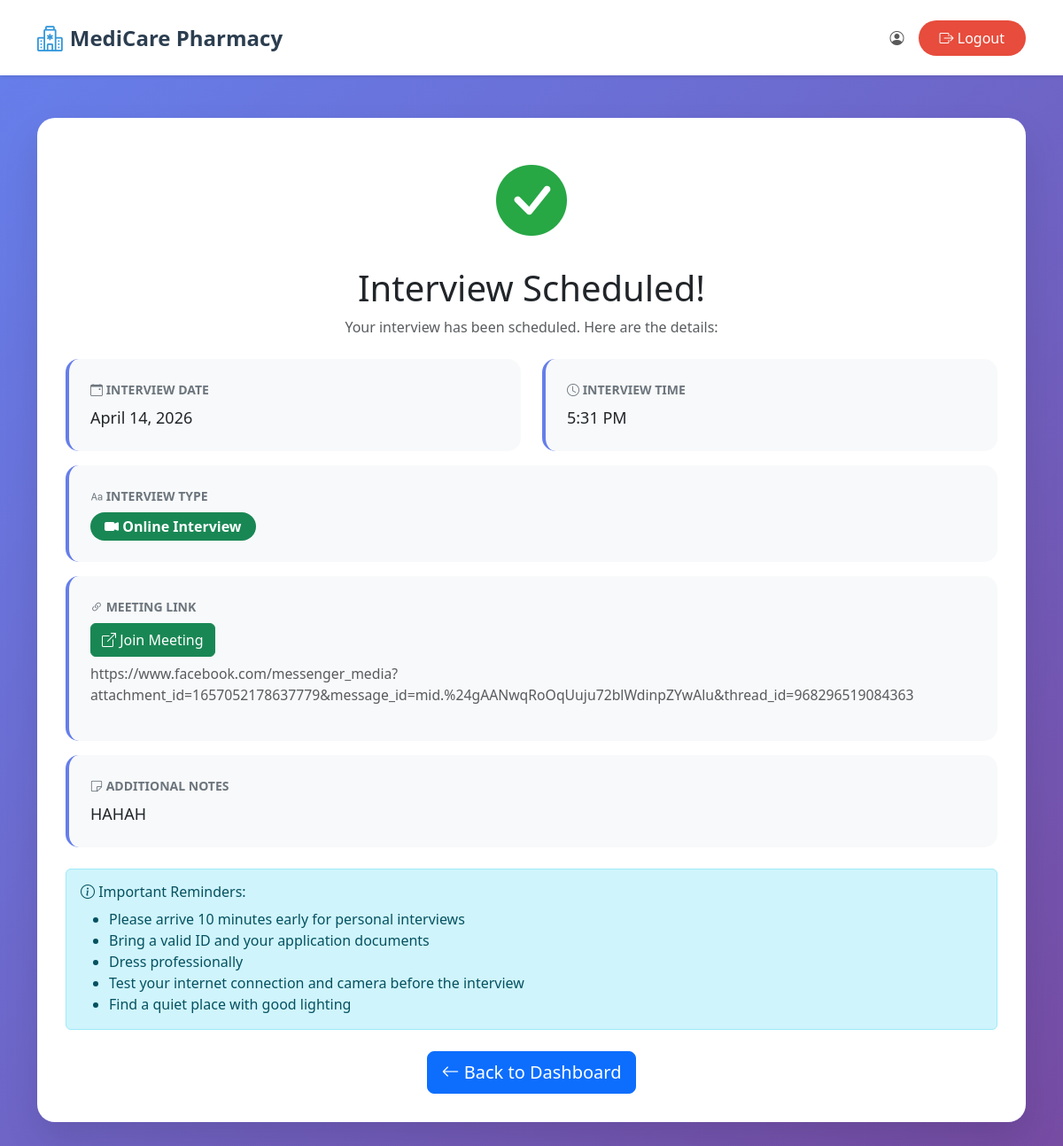
The page /Users/intern/view_interview.php (signed in) on the database its author committed.
### tables this page shows
CREATE TABLE `internship_records` (
  `id` int(11) NOT NULL,
  `user_id` int(11) NOT NULL,
  `first_name` varchar(255) NOT NULL,
  `last_name` varchar(255) NOT NULL,
  `date_of_birth` date DEFAULT NULL,
  `is_enrolled_higher_ed` tinyint(1) DEFAULT 0,
  `higher_ed_institution` varchar(255) DEFAULT NULL,
  `enrollment_certificate_path` varchar(255) DEFAULT NULL,
  `enrollment_certificate_status` enum('pending','valid','invalid') DEFAULT 'pending',
  `enrollment_certificate_remarks` text DEFAULT NULL,
  `is_enrolled_internship_subject` tinyint(1) DEFAULT 0,
  `is_at_least_18` tinyint(1) DEFAULT 0,
  `has_passed_pre_internship` tinyint(1) DEFAULT 0,
  `recommendation_letter_path` varchar(255) DEFAULT NULL,
  `recommendation_letter_status` enum('pending','valid','invalid') DEFAULT 'pending',
  `recommendation_letter_remarks` text DEFAULT NULL,
  `medical_certificate_submitted` tinyint(1) DEFAULT 0,
  `medical_certificate_path` varchar(255) DEFAULT NULL,
  `medical_certificate_status` enum('pending','valid','invalid') DEFAULT 'pending',
  `medical_certificate_remarks` text DEFAULT NULL,
  `parental_consent_submitted` tinyint(1) DEFAULT 0,
  `parental_consent_path` varchar(255) DEFAULT NULL,
  `parental_consent_status` enum('pending','valid','invalid') DEFAULT 'pending',
  `parental_consent_remarks` text DEFAULT NULL,
  `is_eligible` tinyint(1) DEFAULT 0,
  `application_status` enum('pending','submitted','under_review','approved','rejected') DEFAULT 'pending',
  `internship_start_date` date DEFAULT NULL,
  `internship_duration` varchar(100) DEFAULT NULL,
  `working_days` varchar(100) DEFAULT NULL,
  `working_hours` varchar(100) DEFAULT NULL,
  `special_instructions` text DEFAULT NULL,
  `pharmacy_name` varchar(255) DEFAULT NULL,
  `pharmacy_address` text DEFAULT NULL,
  `contact_person` varchar(255) DEFAULT NULL,
  `contact_number` varchar(50) DEFAULT NULL,
  `contact_email` varchar(255) DEFAULT NULL,
  `schedule_sent` tinyint(1) DEFAULT 0,
  `interview_scheduled` tinyint(1) DEFAULT 0,
  `interview_date` date DEFAULT NULL,
  `interview_time` time DEFAULT NULL,
  `interview_type` enum('personal','online') DEFAULT NULL,
  `interview_location` varchar(500) DEFAULT NULL,
  `interview_meeting_link` varchar(500) DEFAULT NULL,
  `interview_notes` text DEFAULT NULL,
  `created_at` timestamp NOT NULL DEFAULT current_timestamp(),
  `updated_at` timestamp NOT NULL DEFAULT current_timestamp() ON UPDATE current_timestamp()
);

### Users/intern/view_interview.php (the view, shortened to what this page needs)
<?php
$user_id = $_SESSION['user_id'];
$full_name = $_SESSION['full_name'];
$db = new Database();
$conn = $db->getConnection();
$sql = "SELECT * FROM internship_records WHERE user_id = :user_id ORDER BY created_at DESC LIMIT 1";
$stmt = $conn->prepare($sql);
$stmt->bindParam(':user_id', $user_id, PDO::PARAM_INT);
$stmt->execute();
$internship_record = $stmt->fetch(PDO::FETCH_ASSOC);
$interview_details = null;
if ($internship_record && $internship_record['interview_scheduled']) {
    $interview_details = [
        'interview_date' => $internship_record['interview_date'],
        'interview_time' => $internship_record['interview_time'],
        'interview_type' => $internship_record['interview_type'],
        'interview_location' => $internship_record['interview_location'],
        'interview_meeting_link' => $internship_record['interview_meeting_link'],
        'interview_notes' => $internship_record['interview_notes']
    ];
}
?>
<!DOCTYPE html>
<html lang="en">
<head>
    <link href="https://cdn.jsdelivr.net/npm/bootstrap@5.3.0/dist/css/bootstrap.min.css" rel="stylesheet">
    <link rel="stylesheet" href="https://cdn.jsdelivr.net/npm/bootstrap-icons@1.11.0/font/bootstrap-icons.css">
    <link rel="stylesheet" href="../../style.css">
</head>
<body>
    <nav class="navbar navbar-expand-lg navbar-light bg-white shadow-sm">
        <div class="container">
            <a class="navbar-brand" href="dashboard.php">
                <i class="bi bi-hospital"></i> MediCare Pharmacy
            </a>
            <div class="navbar-nav ms-auto">
                <span class="navbar-text me-3">
                    <i class="bi bi-person-circle"></i> <?php echo htmlspecialchars($full_name); ?>
                </span>
                <a href="../logout.php" class="btn btn-logout">
                    <i class="bi bi-box-arrow-right"></i> Logout
                </a>
            </div>
        </div>
    </nav>
    <div class="interview-container">
        <div class="container">
            <?php if ($interview_details): ?>
                <div class="interview-card">
                    <div class="text-center mb-4">
                        <i class="bi bi-check-circle-fill success-icon"></i>
                        <h1 class="mt-3">Interview Scheduled!</h1>
                        <p class="text-muted">Your interview has been scheduled. Here are the details:</p>
                    </div>
                    <div class="row">
                        <div class="col-md-6">
                            <div class="detail-card">
                                <div class="detail-label">
                                    <i class="bi bi-calendar-event"></i> Interview Date
                                </div>
                                <div class="detail-value">
                                    <?php echo date('F d, Y', strtotime($interview_details['interview_date'])); ?>
                                </div>
                            </div>
                        </div>
                        <div class="col-md-6">
                            <div class="detail-card">
                                <div class="detail-label">
                                    <i class="bi bi-clock"></i> Interview Time
                                </div>
                                <div class="detail-value">
                                    <?php echo date('g:i A', strtotime($interview_details['interview_time'])); ?>
                                </div>
                            </div>
                        </div>
                    </div>
                    <div class="detail-card">
                        <div class="detail-label">
                            <i class="bi bi-type"></i> Interview Type
                        </div>
                        <div class="detail-value">
                            <?php if ($interview_details['interview_type'] === 'personal'): ?>
                                <span class="interview-type-badge badge bg-primary">
                                    <i class="bi bi-person-fill"></i> Personal Interview
                                </span>
                            <?php else: ?>
                                <span class="interview-type-badge badge bg-success">
                                    <i class="bi bi-camera-video-fill"></i> Online Interview
                                </span>
                            <?php endif; ?>
                        </div>
                    </div>
                    <?php if ($interview_details['interview_type'] === 'online' && !empty($interview_details['interview_meeting_link'])): ?>
                        <div class="detail-card">
                            <div class="detail-label">
                                <i class="bi bi-link-45deg"></i> Meeting Link
                            </div>
                            <div class="detail-value">
                                <a href="<?php echo htmlspecialchars($interview_details['interview_meeting_link']); ?>"
                                   target="_blank" class="btn btn-success">
                                    <i class="bi bi-box-arrow-up-right"></i> Join Meeting
                                </a>
                                <p class="mt-2 small text-muted">
                                    <?php echo htmlspecialchars($interview_details['interview_meeting_link']); ?>
                                </p>
                            </div>
                        </div>
                    <?php endif; ?>
                    <?php if (!empty($interview_details['interview_notes'])): ?>
                        <div class="detail-card">
                            <div class="detail-label">
                                <i class="bi bi-sticky"></i> Additional Notes
                            </div>
                            <div class="detail-value">
                                <?php echo nl2br(htmlspecialchars($interview_details['interview_notes'])); ?>
                            </div>
                        </div>
                    <?php endif; ?>
                    <div class="alert alert-info mt-4">
                        <h6><i class="bi bi-info-circle"></i> Important Reminders:</h6>
                        <ul class="mb-0">
                            <li>Please arrive 10 minutes early for personal interviews</li>
                            <li>Bring a valid ID and your application documents</li>
                            <li>Dress professionally</li>
                            <?php if ($interview_details['interview_type'] === 'online'): ?>
                                <li>Test your internet connection and camera before the interview</li>
                                <li>Find a quiet place with good lighting</li>
                            <?php endif; ?>
                        </ul>
                    </div>
                    <div class="text-center mt-4">
                        <a href="dashboard.php" class="btn btn-primary btn-lg">
                            <i class="bi bi-arrow-left"></i> Back to Dashboard
                        </a>
                    </div>
                </div>
            <?php endif; ?>
        </div>
    </div>
</body>
</html>

### style.css (style rules this page uses)
* { margin: 0; padding: 0; box-sizing: border-box; }
body { font-family: 'Segoe UI', Tahoma, Geneva, Verdana, sans-serif; overflow-x: hidden; }
.navbar { background-color: rgba(255, 255, 255, 0.95); backdrop-filter: blur(10px); box-shadow: 0 2px 10px rgba(0, 0, 0, 0.1); padding: 1rem 0; z-index: 1000; }
.navbar-brand { font-weight: bold; font-size: 1.5rem; color: #2c3e50 !important; display: flex; align-items: center; gap: 0.5rem; }
.navbar-brand i { color: #3498db; font-size: 1.8rem; }

### Users/intern/view_interview.php (style rules this page uses)
.interview-container { min-height: 100vh; background: linear-gradient(135deg, #667eea 0%, #764ba2 100%); padding: 2rem 0; }
.interview-card { background: white; border-radius: 20px; box-shadow: 0 20px 40px rgba(0, 0, 0, 0.1); padding: 2rem; margin: 1rem 0; }
.success-icon { font-size: 5rem; color: #28a745; animation: scaleIn 0.5s ease-out; }
.detail-card { background: #f8f9fa; border-radius: 15px; padding: 1.5rem; margin-bottom: 1rem; border-left: 4px solid #667eea; }
.detail-label { font-weight: 600; color: #6c757d; font-size: 0.875rem; text-transform: uppercase; margin-bottom: 0.5rem; }
.detail-value { font-size: 1.125rem; color: #212529; font-weight: 500; }
.interview-type-badge { font-size: 1rem; padding: 0.5rem 1rem; border-radius: 20px; }
.btn-logout { background: #e74c3c; color: white; border: none; border-radius: 25px; padding: 0.5rem 1.5rem; transition: all 0.3s ease; }

### rows shown on the page
internship_records: interview_date "April 14, 2026", interview_time "5:31 PM", interview_meeting_link "https://www.facebook.com/messenger_media?attachment_id=1657052178637779&message_id=mid.%24gAANwqRoOqUuju72blWdinpZYwAlu&thread_id=968296519084363", interview_notes "HAHAH"
